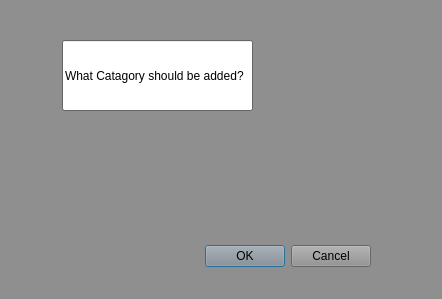
<?xml version="1.0" encoding="UTF-8"?>
<ui version="4.0">
 <class>DialogInputButton</class>
 <widget class="QDialog" name="DialogInputButton">
  <property name="geometry">
   <rect>
    <x>0</x>
    <y>0</y>
    <width>442</width>
    <height>299</height>
   </rect>
  </property>
  <property name="palette">
   <palette>
    <active>
     <colorrole role="WindowText">
      <brush brushstyle="SolidPattern">
       <color alpha="255">
        <red>0</red>
        <green>0</green>
        <blue>0</blue>
       </color>
      </brush>
     </colorrole>
     <colorrole role="Button">
      <brush brushstyle="SolidPattern">
       <color alpha="255">
        <red>143</red>
        <green>143</green>
        <blue>143</blue>
       </color>
      </brush>
     </colorrole>
     <colorrole role="Light">
      <brush brushstyle="SolidPattern">
       <color alpha="255">
        <red>215</red>
        <green>215</green>
        <blue>215</blue>
       </color>
      </brush>
     </colorrole>
     <colorrole role="Midlight">
      <brush brushstyle="SolidPattern">
       <color alpha="255">
        <red>179</red>
        <green>179</green>
        <blue>179</blue>
       </color>
      </brush>
     </colorrole>
     <colorrole role="Dark">
      <brush brushstyle="SolidPattern">
       <color alpha="255">
        <red>71</red>
        <green>71</green>
        <blue>71</blue>
       </color>
      </brush>
     </colorrole>
     <colorrole role="Mid">
      <brush brushstyle="SolidPattern">
       <color alpha="255">
        <red>95</red>
        <green>95</green>
        <blue>95</blue>
       </color>
      </brush>
     </colorrole>
     <colorrole role="Text">
      <brush brushstyle="SolidPattern">
       <color alpha="255">
        <red>0</red>
        <green>0</green>
        <blue>0</blue>
       </color>
      </brush>
     </colorrole>
     <colorrole role="BrightText">
      <brush brushstyle="SolidPattern">
       <color alpha="255">
        <red>255</red>
        <green>255</green>
        <blue>255</blue>
       </color>
      </brush>
     </colorrole>
     <colorrole role="ButtonText">
      <brush brushstyle="SolidPattern">
       <color alpha="255">
        <red>0</red>
        <green>0</green>
        <blue>0</blue>
       </color>
      </brush>
     </colorrole>
     <colorrole role="Base">
      <brush brushstyle="SolidPattern">
       <color alpha="255">
        <red>255</red>
        <green>255</green>
        <blue>255</blue>
       </color>
      </brush>
     </colorrole>
     <colorrole role="Window">
      <brush brushstyle="SolidPattern">
       <color alpha="255">
        <red>143</red>
        <green>143</green>
        <blue>143</blue>
       </color>
      </brush>
     </colorrole>
     <colorrole role="Shadow">
      <brush brushstyle="SolidPattern">
       <color alpha="255">
        <red>0</red>
        <green>0</green>
        <blue>0</blue>
       </color>
      </brush>
     </colorrole>
     <colorrole role="AlternateBase">
      <brush brushstyle="SolidPattern">
       <color alpha="255">
        <red>199</red>
        <green>199</green>
        <blue>199</blue>
       </color>
      </brush>
     </colorrole>
     <colorrole role="ToolTipBase">
      <brush brushstyle="SolidPattern">
       <color alpha="255">
        <red>255</red>
        <green>255</green>
        <blue>220</blue>
       </color>
      </brush>
     </colorrole>
     <colorrole role="ToolTipText">
      <brush brushstyle="SolidPattern">
       <color alpha="255">
        <red>0</red>
        <green>0</green>
        <blue>0</blue>
       </color>
      </brush>
     </colorrole>
    </active>
    <inactive>
     <colorrole role="WindowText">
      <brush brushstyle="SolidPattern">
       <color alpha="255">
        <red>0</red>
        <green>0</green>
        <blue>0</blue>
       </color>
      </brush>
     </colorrole>
     <colorrole role="Button">
      <brush brushstyle="SolidPattern">
       <color alpha="255">
        <red>143</red>
        <green>143</green>
        <blue>143</blue>
       </color>
      </brush>
     </colorrole>
     <colorrole role="Light">
      <brush brushstyle="SolidPattern">
       <color alpha="255">
        <red>215</red>
        <green>215</green>
        <blue>215</blue>
       </color>
      </brush>
     </colorrole>
     <colorrole role="Midlight">
      <brush brushstyle="SolidPattern">
       <color alpha="255">
        <red>179</red>
        <green>179</green>
        <blue>179</blue>
       </color>
      </brush>
     </colorrole>
     <colorrole role="Dark">
      <brush brushstyle="SolidPattern">
       <color alpha="255">
        <red>71</red>
        <green>71</green>
        <blue>71</blue>
       </color>
      </brush>
     </colorrole>
     <colorrole role="Mid">
      <brush brushstyle="SolidPattern">
       <color alpha="255">
        <red>95</red>
        <green>95</green>
        <blue>95</blue>
       </color>
      </brush>
     </colorrole>
     <colorrole role="Text">
      <brush brushstyle="SolidPattern">
       <color alpha="255">
        <red>0</red>
        <green>0</green>
        <blue>0</blue>
       </color>
      </brush>
     </colorrole>
     <colorrole role="BrightText">
      <brush brushstyle="SolidPattern">
       <color alpha="255">
        <red>255</red>
        <green>255</green>
        <blue>255</blue>
       </color>
      </brush>
     </colorrole>
     <colorrole role="ButtonText">
      <brush brushstyle="SolidPattern">
       <color alpha="255">
        <red>0</red>
        <green>0</green>
        <blue>0</blue>
       </color>
      </brush>
     </colorrole>
     <colorrole role="Base">
      <brush brushstyle="SolidPattern">
       <color alpha="255">
        <red>255</red>
        <green>255</green>
        <blue>255</blue>
       </color>
      </brush>
     </colorrole>
     <colorrole role="Window">
      <brush brushstyle="SolidPattern">
       <color alpha="255">
        <red>143</red>
        <green>143</green>
        <blue>143</blue>
       </color>
      </brush>
     </colorrole>
     <colorrole role="Shadow">
      <brush brushstyle="SolidPattern">
       <color alpha="255">
        <red>0</red>
        <green>0</green>
        <blue>0</blue>
       </color>
      </brush>
     </colorrole>
     <colorrole role="AlternateBase">
      <brush brushstyle="SolidPattern">
       <color alpha="255">
        <red>199</red>
        <green>199</green>
        <blue>199</blue>
       </color>
      </brush>
     </colorrole>
     <colorrole role="ToolTipBase">
      <brush brushstyle="SolidPattern">
       <color alpha="255">
        <red>255</red>
        <green>255</green>
        <blue>220</blue>
       </color>
      </brush>
     </colorrole>
     <colorrole role="ToolTipText">
      <brush brushstyle="SolidPattern">
       <color alpha="255">
        <red>0</red>
        <green>0</green>
        <blue>0</blue>
       </color>
      </brush>
     </colorrole>
    </inactive>
    <disabled>
     <colorrole role="WindowText">
      <brush brushstyle="SolidPattern">
       <color alpha="255">
        <red>71</red>
        <green>71</green>
        <blue>71</blue>
       </color>
      </brush>
     </colorrole>
     <colorrole role="Button">
      <brush brushstyle="SolidPattern">
       <color alpha="255">
        <red>143</red>
        <green>143</green>
        <blue>143</blue>
       </color>
      </brush>
     </colorrole>
     <colorrole role="Light">
      <brush brushstyle="SolidPattern">
       <color alpha="255">
        <red>215</red>
        <green>215</green>
        <blue>215</blue>
       </color>
      </brush>
     </colorrole>
     <colorrole role="Midlight">
      <brush brushstyle="SolidPattern">
       <color alpha="255">
        <red>179</red>
        <green>179</green>
        <blue>179</blue>
       </color>
      </brush>
     </colorrole>
     <colorrole role="Dark">
      <brush brushstyle="SolidPattern">
       <color alpha="255">
        <red>71</red>
        <green>71</green>
        <blue>71</blue>
       </color>
      </brush>
     </colorrole>
     <colorrole role="Mid">
      <brush brushstyle="SolidPattern">
       <color alpha="255">
        <red>95</red>
        <green>95</green>
        <blue>95</blue>
       </color>
      </brush>
     </colorrole>
     <colorrole role="Text">
      <brush brushstyle="SolidPattern">
       <color alpha="255">
        <red>71</red>
        <green>71</green>
        <blue>71</blue>
       </color>
      </brush>
     </colorrole>
     <colorrole role="BrightText">
      <brush brushstyle="SolidPattern">
       <color alpha="255">
        <red>255</red>
        <green>255</green>
        <blue>255</blue>
       </color>
      </brush>
     </colorrole>
     <colorrole role="ButtonText">
      <brush brushstyle="SolidPattern">
       <color alpha="255">
        <red>71</red>
        <green>71</green>
        <blue>71</blue>
       </color>
      </brush>
     </colorrole>
     <colorrole role="Base">
      <brush brushstyle="SolidPattern">
       <color alpha="255">
        <red>143</red>
        <green>143</green>
        <blue>143</blue>
       </color>
      </brush>
     </colorrole>
     <colorrole role="Window">
      <brush brushstyle="SolidPattern">
       <color alpha="255">
        <red>143</red>
        <green>143</green>
        <blue>143</blue>
       </color>
      </brush>
     </colorrole>
     <colorrole role="Shadow">
      <brush brushstyle="SolidPattern">
       <color alpha="255">
        <red>0</red>
        <green>0</green>
        <blue>0</blue>
       </color>
      </brush>
     </colorrole>
     <colorrole role="AlternateBase">
      <brush brushstyle="SolidPattern">
       <color alpha="255">
        <red>143</red>
        <green>143</green>
        <blue>143</blue>
       </color>
      </brush>
     </colorrole>
     <colorrole role="ToolTipBase">
      <brush brushstyle="SolidPattern">
       <color alpha="255">
        <red>255</red>
        <green>255</green>
        <blue>220</blue>
       </color>
      </brush>
     </colorrole>
     <colorrole role="ToolTipText">
      <brush brushstyle="SolidPattern">
       <color alpha="255">
        <red>0</red>
        <green>0</green>
        <blue>0</blue>
       </color>
      </brush>
     </colorrole>
    </disabled>
   </palette>
  </property>
  <property name="windowTitle">
   <string>Dialog</string>
  </property>
  <widget class="QDialogButtonBox" name="buttonBox">
   <property name="geometry">
    <rect>
     <x>30</x>
     <y>240</y>
     <width>341</width>
     <height>32</height>
    </rect>
   </property>
   <property name="orientation">
    <enum>Qt::Horizontal</enum>
   </property>
   <property name="standardButtons">
    <set>QDialogButtonBox::Cancel|QDialogButtonBox::Ok</set>
   </property>
  </widget>
  <widget class="QLineEdit" name="lineEdit">
   <property name="geometry">
    <rect>
     <x>62</x>
     <y>40</y>
     <width>191</width>
     <height>71</height>
    </rect>
   </property>
   <property name="text">
    <string>What Catagory should be added?</string>
   </property>
  </widget>
 </widget>
 <resources/>
 <connections>
  <connection>
   <sender>buttonBox</sender>
   <signal>accepted()</signal>
   <receiver>DialogInputButton</receiver>
   <slot>accept()</slot>
   <hints>
    <hint type="sourcelabel">
     <x>248</x>
     <y>254</y>
    </hint>
    <hint type="destinationlabel">
     <x>157</x>
     <y>274</y>
    </hint>
   </hints>
  </connection>
  <connection>
   <sender>buttonBox</sender>
   <signal>rejected()</signal>
   <receiver>DialogInputButton</receiver>
   <slot>reject()</slot>
   <hints>
    <hint type="sourcelabel">
     <x>316</x>
     <y>260</y>
    </hint>
    <hint type="destinationlabel">
     <x>286</x>
     <y>274</y>
    </hint>
   </hints>
  </connection>
 </connections>
</ui>
